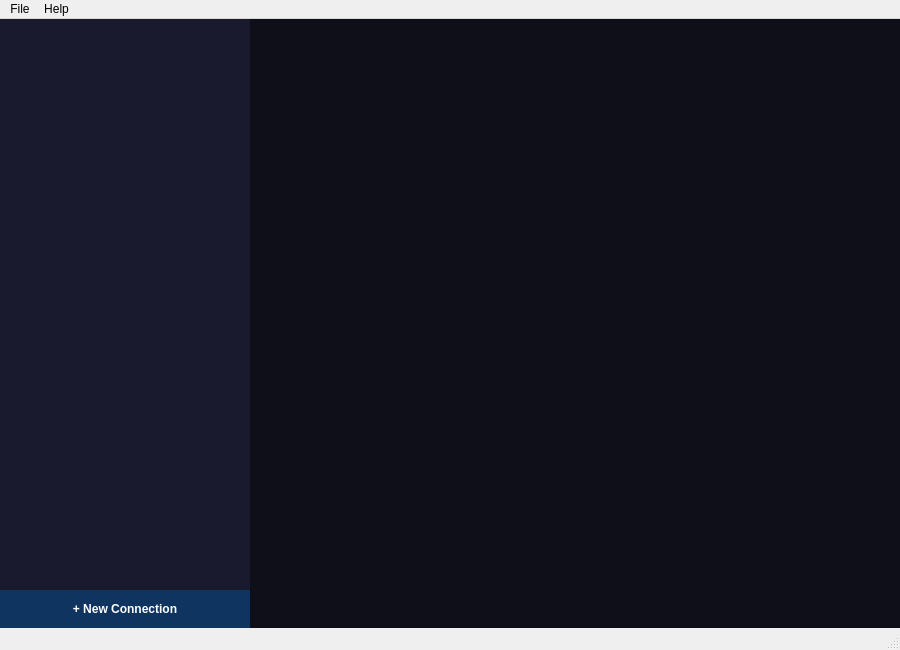
<?xml version="1.0" encoding="UTF-8"?>
<ui version="4.0">
 <class>MainWindow</class>
 <widget class="QMainWindow" name="MainWindow">
  <property name="geometry">
   <rect>
    <x>0</x>
    <y>0</y>
    <width>900</width>
    <height>650</height>
   </rect>
  </property>
  <property name="windowTitle">
   <string>Tumblechat</string>
  </property>
  <widget class="QWidget" name="centralwidget">
   <layout class="QHBoxLayout" name="mainLayout">
    <property name="spacing">
     <number>0</number>
    </property>
    <property name="leftMargin">
     <number>0</number>
    </property>
    <property name="topMargin">
     <number>0</number>
    </property>
    <property name="rightMargin">
     <number>0</number>
    </property>
    <property name="bottomMargin">
     <number>0</number>
    </property>
    <item>
     <widget class="QWidget" name="sidebarContainer">
      <property name="minimumSize">
       <size>
        <width>200</width>
        <height>0</height>
       </size>
      </property>
      <property name="maximumSize">
       <size>
        <width>250</width>
        <height>16777215</height>
       </size>
      </property>
      <layout class="QVBoxLayout" name="sidebarLayout">
       <property name="spacing">
        <number>0</number>
       </property>
       <property name="leftMargin">
        <number>0</number>
       </property>
       <property name="topMargin">
        <number>0</number>
       </property>
       <property name="rightMargin">
        <number>0</number>
       </property>
       <property name="bottomMargin">
        <number>0</number>
       </property>
       <item>
        <widget class="QListWidget" name="contactList">
         <property name="styleSheet">
          <string>QListWidget { border: none; background-color: #1a1a2e; }
QListWidget::item { padding: 10px; color: #eee; }
QListWidget::item:selected { background-color: #16213e; }
QListWidget::item:hover { background-color: #1f3460; }</string>
         </property>
        </widget>
       </item>
       <item>
        <widget class="QPushButton" name="newConnectionBtn">
         <property name="text">
          <string>+ New Connection</string>
         </property>
         <property name="styleSheet">
          <string>QPushButton {
  background-color: #0f3460;
  color: white;
  border: none;
  padding: 12px;
  font-weight: bold;
}
QPushButton:hover { background-color: #1a4f7a; }
QPushButton:pressed { background-color: #0a2540; }</string>
         </property>
        </widget>
       </item>
      </layout>
     </widget>
    </item>
    <item>
     <widget class="QStackedWidget" name="chatStack">
      <property name="styleSheet">
       <string>QStackedWidget { background-color: #0f0f1a; }</string>
      </property>
     </widget>
    </item>
   </layout>
  </widget>
  <widget class="QMenuBar" name="menubar">
   <property name="geometry">
    <rect>
     <x>0</x>
     <y>0</y>
     <width>900</width>
     <height>22</height>
    </rect>
   </property>
   <widget class="QMenu" name="menuFile">
    <property name="title">
     <string>File</string>
    </property>
    <addaction name="actionNewConnection"/>
    <addaction name="separator"/>
    <addaction name="actionExit"/>
   </widget>
   <widget class="QMenu" name="menuHelp">
    <property name="title">
     <string>Help</string>
    </property>
    <addaction name="actionAbout"/>
   </widget>
   <addaction name="menuFile"/>
   <addaction name="menuHelp"/>
  </widget>
  <widget class="QStatusBar" name="statusbar"/>
  <action name="actionNewConnection">
   <property name="text">
    <string>New Connection...</string>
   </property>
   <property name="shortcut">
    <string>Ctrl+N</string>
   </property>
  </action>
  <action name="actionExit">
   <property name="text">
    <string>Exit</string>
   </property>
   <property name="shortcut">
    <string>Ctrl+Q</string>
   </property>
  </action>
  <action name="actionAbout">
   <property name="text">
    <string>About</string>
   </property>
  </action>
 </widget>
 <resources/>
 <connections/>
</ui>
